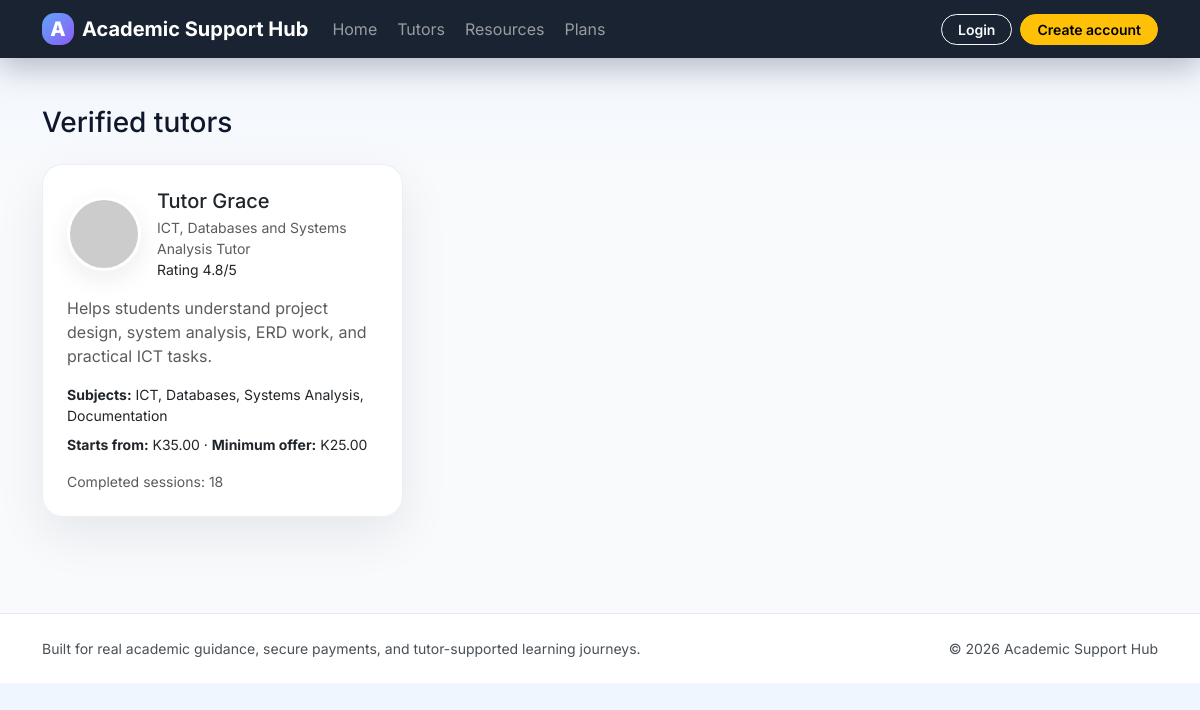
The app's page /tutors.php with its own data.
### tables this page shows
CREATE TABLE settings (
    id INT UNSIGNED AUTO_INCREMENT PRIMARY KEY,
    setting_key VARCHAR(100) NOT NULL UNIQUE,
    setting_value TEXT NOT NULL
);

CREATE TABLE tutor_profiles (
    id INT UNSIGNED AUTO_INCREMENT PRIMARY KEY,
    user_id INT UNSIGNED NOT NULL UNIQUE,
    headline VARCHAR(190) NOT NULL,
    bio TEXT NOT NULL,
    subjects VARCHAR(255) NOT NULL,
    starting_price DECIMAL(10,2) NOT NULL DEFAULT 25.00,
    min_offer_price DECIMAL(10,2) NOT NULL DEFAULT 15.00,
    rating_average DECIMAL(3,2) NOT NULL DEFAULT 0,
    total_reviews INT UNSIGNED NOT NULL DEFAULT 0,
    total_sessions INT UNSIGNED NOT NULL DEFAULT 0,
    is_verified TINYINT(1) NOT NULL DEFAULT 0,
    created_at TIMESTAMP NOT NULL DEFAULT CURRENT_TIMESTAMP,
    CONSTRAINT fk_tutor_profiles_user FOREIGN KEY (user_id) REFERENCES users(id) ON DELETE CASCADE
);

CREATE TABLE users (
    id INT UNSIGNED AUTO_INCREMENT PRIMARY KEY,
    name VARCHAR(150) NOT NULL,
    email VARCHAR(190) NOT NULL UNIQUE,
    password VARCHAR(255) NOT NULL,
    role ENUM('admin','student','tutor') NOT NULL DEFAULT 'student',
    university VARCHAR(190) NULL,
    bio TEXT NULL,
    avatar_path VARCHAR(255) NULL,
    created_at TIMESTAMP NOT NULL DEFAULT CURRENT_TIMESTAMP
);

### includes/functions.php (called while the page is built, shortened)
<?php
function app_url(string $path = ''): string
{
    $path = ltrim($path, '/');
    return BASE_URL . ($path !== '' ? '/' . $path : '');
}
function e(mixed $value): string
{
    return htmlspecialchars((string) $value, ENT_QUOTES, 'UTF-8');
}
function current_user(): ?array
{
    return $_SESSION['user'] ?? null;
}
function get_setting(string $key, string $default = ''): string
{
    global $pdo;
    $stmt = $pdo->prepare('SELECT setting_value FROM settings WHERE setting_key = :setting_key LIMIT 1');
    $stmt->execute(['setting_key' => $key]);
    $row = $stmt->fetch();
    return (string) ($row['setting_value'] ?? $default);
}
function money(float|string|int $amount): string { return 'K' . number_format((float) $amount, 2); }
function avatar_url(?string $path, string $name='Student'): string
{
    if (!$path) return 'https://ui-avatars.com/api/?background=0D8ABC&color=fff&name=' . rawurlencode($name);
    return app_url($path);
}

### tutors.php (the view, shortened to what this page needs)
<?php
require_once __DIR__ . '/includes/bootstrap.php';
$tutors = $pdo->query("
    SELECT tp.*, u.name, u.avatar_path
    FROM tutor_profiles tp
    INNER JOIN users u ON u.id = tp.user_id
    WHERE tp.is_verified = 1
    ORDER BY tp.rating_average DESC, tp.total_sessions DESC, tp.id DESC
")->fetchAll();
include __DIR__ . '/includes/header.php';
?>
<h1 class="h3 mb-4">Verified tutors</h1>
<div class="row g-3">
    <?php foreach ($tutors as $tutor): ?>
        <div class="col-md-6 col-lg-4">
            <div class="card card-soft p-4 h-100">
                <div class="d-flex align-items-center gap-3 mb-3">
                    <img src="<?= e(avatar_url($tutor['avatar_path'])) ?>" class="avatar-md" alt="">
                    <div>
                        <h2 class="h5 mb-1"><?= e($tutor['name']) ?></h2>
                        <div class="small text-muted"><?= e($tutor['headline']) ?></div>
                        <div class="small">Rating <?= number_format((float) $tutor['rating_average'], 1) ?>/5</div>
                    </div>
                </div>
                <p class="text-muted"><?= e($tutor['bio']) ?></p>
                <div class="small mb-2"><strong>Subjects:</strong> <?= e($tutor['subjects']) ?></div>
                <div class="small mb-3"><strong>Starts from:</strong> <?= money($tutor['starting_price']) ?> · <strong>Minimum offer:</strong> <?= money($tutor['min_offer_price']) ?></div>
                <div class="small text-muted">Completed sessions: <?= (int) $tutor['total_sessions'] ?></div>
            </div>
        </div>
    <?php endforeach; ?>
</div>
<?php include __DIR__ . '/includes/footer.php'; ?>

### includes/header.php (shortened to what this page needs)
<?php
$user = current_user();
$notifications = $user ? recent_notifications((int) $user['id']) : [];
$unreadCount = $user ? unread_notification_count((int) $user['id']) : 0;
$platformName = get_setting('platform_name', APP_NAME);
?>
<!doctype html>
<html lang="en">
<head>
    <link href="https://cdn.jsdelivr.net/npm/bootstrap@5.3.7/dist/css/bootstrap.min.css" rel="stylesheet">
    <link href="<?= app_url('assets/css/style.css') ?>" rel="stylesheet">
</head>
<body>
<nav class="navbar navbar-expand-lg navbar-dark glass-nav sticky-top">
    <div class="container">
        <a class="navbar-brand fw-bold d-flex align-items-center gap-2" href="<?= app_url() ?>">
            <span class="brand-mark">A</span>
            <span><?= e($platformName) ?></span>
        </a>
        <div class="collapse navbar-collapse" id="appNav">
            <ul class="navbar-nav me-auto mb-2 mb-lg-0 gap-lg-1">
                <li class="nav-item"><a class="nav-link" href="<?= app_url() ?>">Home</a></li>
                <li class="nav-item"><a class="nav-link" href="<?= app_url('tutors.php') ?>">Tutors</a></li>
                <li class="nav-item"><a class="nav-link" href="<?= app_url('resources.php') ?>">Resources</a></li>
                <li class="nav-item"><a class="nav-link" href="<?= app_url('pricing.php') ?>">Plans</a></li>
            </ul>
            <ul class="navbar-nav align-items-lg-center gap-lg-2">
                <?php if ($user): ?>
                    <li class="nav-item dropdown">
                        <a class="nav-link position-relative" href="#" data-bs-toggle="dropdown">Notifications<?php if ($unreadCount > 0): ?><span class="badge rounded-pill text-bg-warning ms-1"><?= (int) $unreadCount ?></span><?php endif; ?></a>
                        <div class="dropdown-menu dropdown-menu-end p-2 notify-menu shadow-lg border-0">
                            <?php if ($notifications): foreach ($notifications as $notification): ?>
                                <a class="dropdown-item rounded-3 small py-2" href="<?= e($notification['target_path'] ? app_url($notification['target_path']) : '#') ?>">
                                    <strong class="d-block"><?= e($notification['title']) ?></strong>
                                    <span class="text-muted"><?= e($notification['message']) ?></span>
                                </a>
                            <?php endforeach; else: ?>
                                <div class="dropdown-item small text-muted">No notifications yet.</div>
                            <?php endif; ?>
                        </div>
                    </li>
                    <li class="nav-item"><span class="nav-link text-white-50"><?= e($user['name']) ?></span></li>
                    <?php if ($user['role'] === 'admin'): ?>
                        <li class="nav-item"><a class="btn btn-light btn-sm rounded-pill px-3" href="<?= app_url('admin/dashboard.php') ?>">Admin</a></li>
                    <?php elseif ($user['role'] === 'tutor'): ?>
                        <li class="nav-item"><a class="btn btn-light btn-sm rounded-pill px-3" href="<?= app_url('tutor/dashboard.php') ?>">Tutor panel</a></li>
                    <?php else: ?>
                        <li class="nav-item"><a class="btn btn-light btn-sm rounded-pill px-3" href="<?= app_url('student/dashboard.php') ?>">Student panel</a></li>
                    <?php endif; ?>
                    <li class="nav-item"><a class="btn btn-outline-light btn-sm rounded-pill px-3" href="<?= app_url('logout.php') ?>">Logout</a></li>
                <?php else: ?>
                    <li class="nav-item"><a class="btn btn-outline-light btn-sm rounded-pill px-3" href="<?= app_url('login.php') ?>">Login</a></li>
                    <li class="nav-item"><a class="btn btn-warning btn-sm rounded-pill px-3" href="<?= app_url('register.php') ?>">Create account</a></li>
                <?php endif; ?>
            </ul>
        </div>
    </div>
</nav>
<main class="py-4 py-lg-5">
    <div class="container">

### includes/footer.php (shortened to what this page needs)
    </div>
</main>
<footer class="footer-shell mt-5">
    <div class="container d-flex flex-column flex-md-row justify-content-between gap-2 small text-light-emphasis">
        <div>Built for real academic guidance, secure payments, and tutor-supported learning journeys.</div>
        <div>&copy; <?= date('Y') ?> <?= e(get_setting('platform_name', APP_NAME)) ?></div>
    </div>
</footer>
</body>
</html>

### assets/css/style.css (style rules this page uses)
:root { --bg:#081120;--surface:#ffffff;--muted:#64748b;--line:#e2e8f0;--brand:#2563eb;--brand-2:#8b5cf6;--success:#10b981;--warning:#f59e0b;--shadow:0 18px 50px rgba(15,23,42,.08); }
* { box-sizing:border-box }
body { font-family:Inter,system-ui,-apple-system,sans-serif;background:linear-gradient(180deg,#eff6ff 0%,#f8fafc 25%,#f8fafc 100%);color:#0f172a }
.glass-nav { background:rgba(8,17,32,.92);backdrop-filter:blur(14px);box-shadow:0 10px 30px rgba(2,6,23,.25) }
.brand-mark { display:inline-grid;place-items:center;width:2rem;height:2rem;border-radius:.8rem;background:linear-gradient(135deg,#60a5fa,#8b5cf6);font-weight:800 }
.card-soft,.metric-card,.pricing-card { border:1px solid rgba(226,232,240,.7);background:rgba(255,255,255,.92);backdrop-filter:blur(10px);border-radius:1.3rem;box-shadow:var(--shadow) }
.avatar-sm,.avatar-md { border-radius:50%;object-fit:cover;border:3px solid #fff;box-shadow:0 8px 25px rgba(15,23,42,.08) }
.avatar-md { width:74px;height:74px }
.footer-shell { padding:1.5rem 0;background:#fff;border-top:1px solid rgba(226,232,240,.8) }
.btn { border-radius:.9rem;font-weight:600 }

### records on screen
settings: setting_value "Academic Support Hub"
tutor_profiles: user.name "Tutor Grace", headline "ICT, Databases and Systems Analysis Tutor", rating_average "4.8", bio "Helps students understand project design, system analysis, ERD work, and practical ICT tasks.", subjects "ICT, Databases, Systems Analysis, Documentation", starting_price "K35.00", min_offer_price "K25.00", total_sessions "18"
